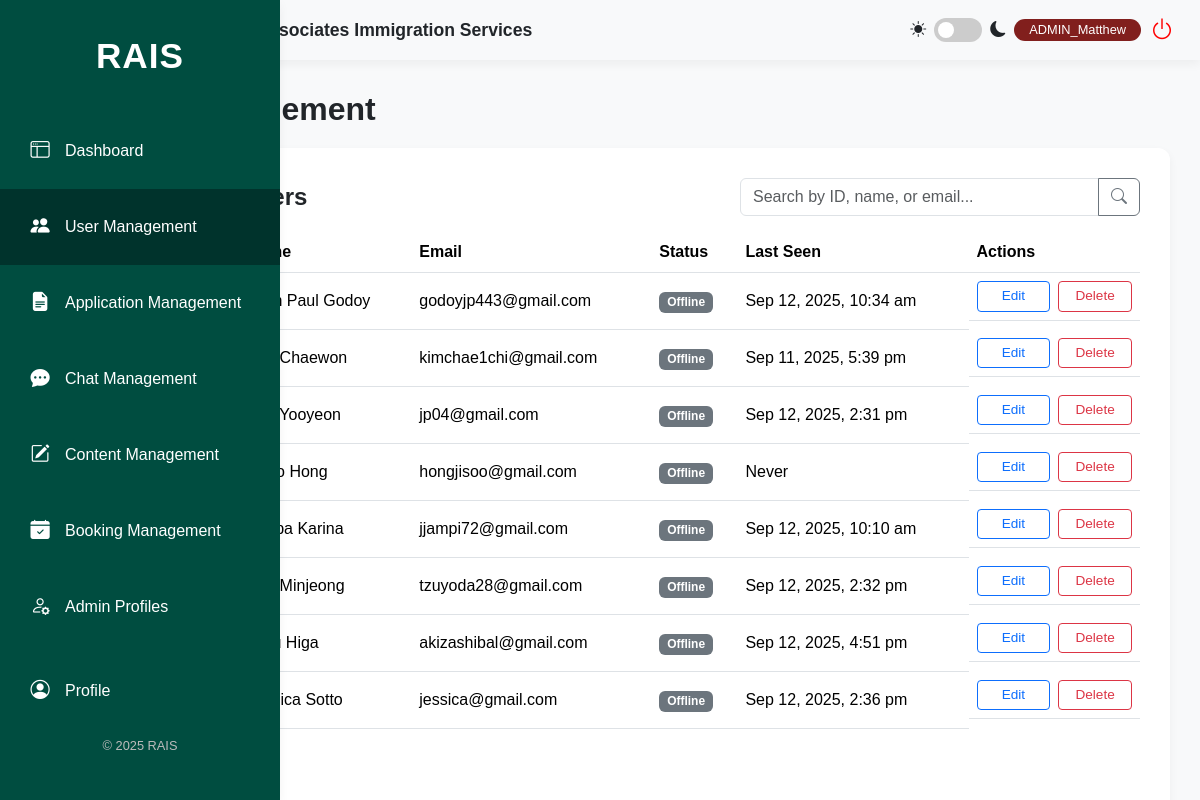
/admin/user_management.php (signed in), run on the app's committed database.
### tables this page shows
CREATE TABLE `users` (
  `id` int(11) NOT NULL,
  `firstName` varchar(50) NOT NULL,
  `lastName` varchar(50) NOT NULL,
  `address` varchar(255) NOT NULL,
  `phone` varchar(20) NOT NULL,
  `email` varchar(100) NOT NULL,
  `password` varchar(255) NOT NULL,
  `profileImage` varchar(255) DEFAULT NULL,
  `location` varchar(255) DEFAULT NULL,
  `birthday` date DEFAULT NULL,
  `facebook` varchar(255) DEFAULT NULL,
  `instagram` varchar(255) DEFAULT NULL,
  `gmail` varchar(255) DEFAULT NULL,
  `email_notifications` tinyint(1) NOT NULL DEFAULT 1,
  `dark_mode` tinyint(1) NOT NULL DEFAULT 0,
  `documents_uploaded` tinyint(1) NOT NULL DEFAULT 0,
  `profile_picture_uploaded` tinyint(1) NOT NULL DEFAULT 0,
  `birthday_added` tinyint(1) NOT NULL DEFAULT 0,
  `social_links_added` tinyint(1) NOT NULL DEFAULT 0,
  `has_seen_tour` tinyint(1) NOT NULL DEFAULT 0,
  `role` varchar(50) NOT NULL DEFAULT 'client',
  `status` varchar(50) NOT NULL DEFAULT 'Inactive',
  `last_login` datetime DEFAULT NULL,
  `last_activity` datetime DEFAULT NULL,
  `reset_token_hash` varchar(64) DEFAULT NULL,
  `reset_token_expires_at` datetime DEFAULT NULL
);

### admin/user_management.php (the view, shortened to what this page needs)
<?php
require_once '../config.php';
$users = [];
$sql_users = "SELECT id, firstName, lastName, email, last_activity, last_login, profileImage FROM users WHERE role LIKE '%Client%' ORDER BY id ASC";
if ($result = $conn->query($sql_users)) {
    while ($row = $result->fetch_assoc()) {
        $users[] = $row;
    }
} else {
    echo "ERROR: Could not execute user list query. " . $conn->error;
}
?>
<!doctype html>
<html lang="en">
<head>
    <link href="https://cdn.jsdelivr.net/npm/bootstrap@5.3.3/dist/css/bootstrap.min.css" rel="stylesheet">
    <link rel="stylesheet" href="https://cdn.jsdelivr.net/npm/bootstrap-icons@1.11.3/font/bootstrap-icons.min.css">
    <link rel="stylesheet" href="style.css">
</head>
<body>
    <div class="main-wrapper">
        <?php require_once 'sidebar.php'; ?>
        <div class="content-area">
            <?php require_once 'header.php'; ?>
            <main class="main-content">
                <h1>User Management</h1>
                <div class="content-card">
                    <div class="d-flex flex-column flex-md-row justify-content-between align-items-center mb-3">
                        <h2 class="mb-3 mb-md-0">All Client Users</h2>
                        <div class="input-group w-100" style="max-width: 400px;">
                            <input type="text" class="form-control" placeholder="Search by ID, name, or email..." id="searchInput">
                            <button class="btn btn-outline-secondary" type="button"><i class="bi bi-search"></i></button>
                        </div>
                    </div>
                    <div class="table-responsive table-container-scrollable">
                        <table class="table table-hover align-middle">
                            <thead>
                                <tr>
                                    <th>ID</th>
                                    <th>Name</th>
                                    <th>Email</th>
                                    <th>Status</th>
                                    <th>Last Seen</th>
                                    <th>Actions</th>
                                </tr>
                            </thead>
                            <tbody id="user-table-body">
                                <?php if (!empty($users)): ?>
                                    <?php foreach ($users as $user): ?>
                                        <tr data-user-id="<?php echo $user['id']; ?>">
                                            <td>
                                            </td>
                                            <td><?php echo $user['id']; ?></td>
                                            <td data-field="name"><?php echo htmlspecialchars($user['firstName'] . ' ' . $user['lastName']); ?></td>
                                            <td data-field="email"><?php echo htmlspecialchars($user['email']); ?></td>
                                            <td>
                                                <?php
                                                    $is_online = false;
                                                    echo $is_online ? '<span class="badge bg-success">Online</span>' : '<span class="badge bg-secondary">Offline</span>';
                                                ?>
                                            </td>
                                            <td><?php echo $user['last_login'] ? date('M j, Y, g:i a', strtotime($user['last_login'])) : 'Never'; ?></td>
                                            <td>
                                                <button class="btn btn-sm btn-outline-primary edit-user-btn"
                                                        data-bs-toggle="modal"
                                                        data-bs-target="#editUserModal"
                                                        data-user-id="<?php echo $user['id']; ?>"
                                                        data-first-name="<?php echo htmlspecialchars($user['firstName']); ?>"
                                                        data-last-name="<?php echo htmlspecialchars($user['lastName']); ?>"
                                                        data-email="<?php echo htmlspecialchars($user['email']); ?>">Edit</button>
                                                <button class="btn btn-sm btn-outline-danger delete-user-btn"
                                                        data-bs-toggle="modal"
                                                        data-bs-target="#deleteConfirmModal"
                                                        data-user-id="<?php echo $user['id']; ?>"
                                                        data-name="<?php echo htmlspecialchars($user['firstName'] . ' ' . $user['lastName']); ?>">Delete</button>
                                            </td>
                                        </tr>
                                    <?php endforeach; ?>
                                <?php else: ?>
                                    <tr>
                                        <td colspan="7" class="text-center">No client users found.</td>
                                    </tr>
                                <?php endif; ?>
                            </tbody>
                        </table>
                    </div>
                    <button class="btn btn-primary mt-3" data-bs-toggle="modal" data-bs-target="#addUserModal" style="background-color: var(--rais-button-maroon); border: none;">Add New User</button>
                </div>
            </main>
        </div>
    </div>
</body>
</html>

### admin/style.css (style rules this page uses)
:root { --rais-bg-light: #f8f9fa; --rais-border-color: #dee2e6; --rais-button-maroon: #811F1D; --rais-card-bg: #ffffff; --rais-dark-green: #00332c; --rais-light-gray: #f8f9fa; --rais-primary-green: #004d40; --rais-shadow: 0 4px 10px rgba(0, 0, 0, 0.05); --rais-text-dark: #212529; --rais-text-light: #6c757d; }
[id$='-table-body'] tr { cursor: pointer; }
body { background-color: var(--rais-light-gray); color: var(--rais-text-dark); font-family: 'Poppins', sans-serif; overflow: hidden; transition: background-color 0.3s, color 0.3s; }
.content-area { flex-grow: 1; height: 100vh; margin-left: 70px; overflow-y: auto; }
.content-card { background-color: var(--rais-card-bg); border-radius: 12px; box-shadow: var(--rais-shadow); margin-bottom: 20px; padding: 30px; }
.content-card h2 { font-size: 1.5rem; font-weight: 600; margin-bottom: 15px; }
.main-content { display: flex; flex-direction: column; flex-grow: 1; height: calc(100vh - 60px); padding: 30px; }
.main-content h1 { font-size: 2rem; font-weight: 700; margin-bottom: 20px; }
.main-wrapper { display: flex; height: 100vh; }
.modal-content, .modal-header, .modal-footer, .form-control, .form-select, .form-text, .dynamic-section, .input-group .btn-outline-secondary { transition: background-color 0.3s, color 0.3s, border-color 0.3s; }
.table .btn { font-size: 0.85rem; margin: 2px; min-width: 75px; }
.table td, .table th { transition: background-color 0.3s, color 0.3s; }
.table-responsive { margin-top: 15px; }
.table td:has(.btn + .btn) { display: grid; align-items: center; gap: 8px; }
@media (min-width: 769px) { .table td:has(.btn + .btn) { grid-template-columns: 1fr 1fr; } }
.table td:has(.btn + .btn) .btn { width: 100%; margin: 0; min-width: 0; }

### admin/user_management.php (style rules this page uses)
.table-container-scrollable { max-height: 580px; overflow-y: auto; }

### data on the page
users: firstName+lastName "John Paul Godoy", email "godoyjp443@gmail.com", last_login "Sep 12, 2025, 10:34 am"
users: firstName+lastName "Kim Chaewon", email "kimchae1chi@gmail.com", last_login "Sep 11, 2025, 5:39 pm"
users: firstName+lastName "Kim Yooyeon", email "jp04@gmail.com", last_login "Sep 12, 2025, 2:31 pm"
users: firstName+lastName "Jisoo Hong", email "hongjisoo@gmail.com", shows "Never"
users: firstName+lastName "Aespa Karina", email "jjampi72@gmail.com", last_login "Sep 12, 2025, 10:10 am"
users: firstName+lastName "Kim Minjeong", email "tzuyoda28@gmail.com", last_login "Sep 12, 2025, 2:32 pm"
users: firstName+lastName "Josu Higa", email "akizashibal@gmail.com", last_login "Sep 12, 2025, 4:51 pm"
users: firstName+lastName "Jessica Sotto", email "jessica@gmail.com", last_login "Sep 12, 2025, 2:36 pm"

### other printed values
$_SESSION['firstName'] "Matthew"
